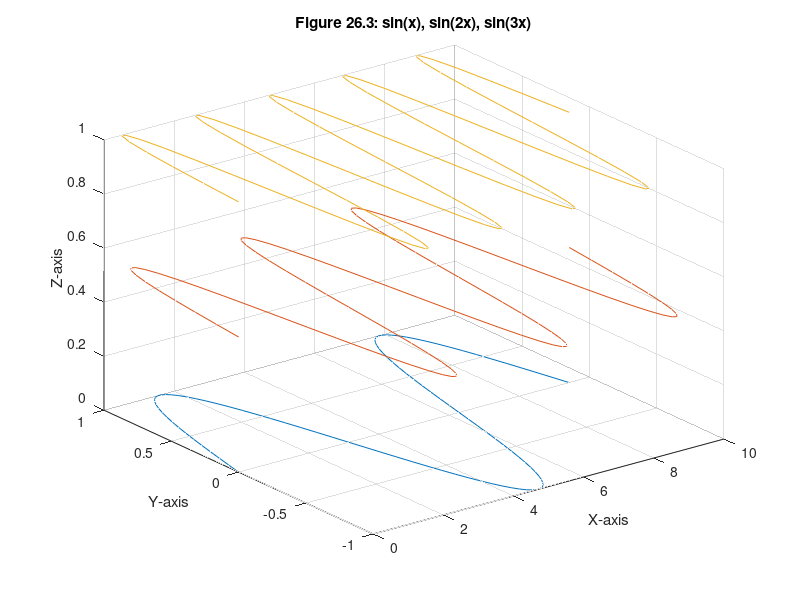

Reproduce this figure in MATLAB.
x = linspace(0,3*pi);  % x-axis data
z1 = sin(x);           % plot in x-z plane
z2 = sin(2*x);
z3 = sin(3*x);
y1 = zeros(size(x));   % spread out along y-axes
y3 = ones(size(x));    % by giving each curve different y-axis values
y2 = y3/2;
plot3(x,z1,y1,x,z2,y2,x,z3,y3)
grid on
xlabel('X-axis'), ylabel('Y-axis'), zlabel('Z-axis')
title('Figure 26.3: sin(x), sin(2x), sin(3x)')
